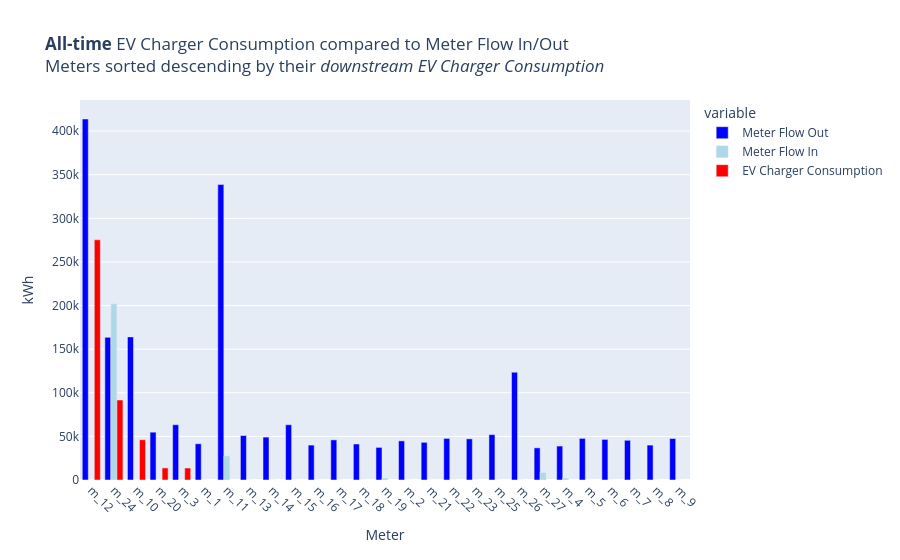

Write notebook code for a chart like this one.
### Code cell
# Plot per-Meter EVCharger consumption alongside Meter's Flow In&Out, sorted by the former descending. 
fig = px.bar(meter_combined_data.sort_values(by='EV Charger Consumption', ascending=False)
       , x='meter_id', y=['Meter Flow Out', 'Meter Flow In', 'EV Charger Consumption']
       , labels={'value':'kWh', 'meter_id':'Meter'}
       , barmode='group'
       , color_discrete_map={'Meter Flow Out': 'blue','Meter Flow In': 'lightblue', 'EV Charger Consumption': 'red'}
       , title='<b>All-time</b> EV Charger Consumption compared to Meter Flow In/Out<br>Meters sorted descending by their <i>downstream EV Charger Consumption</i>'
      )
fig.update_xaxes(tickangle=45)
fig.show()

### Figure 1 — Plotly figure (JSON) as saved in the notebook; plotly's stock layout.template omitted (floating-point values rounded to 4 significant figures)
{"data": [{"alignmentgroup": "True", "hovertemplate": "variable=Meter Flow Out<br>Meter=%{x}<br>kWh=%{y}<extra></extra>", "legendgroup": "Meter Flow Out", "marker": {"color": "blue", "pattern": {"shape": ""}}, "name": "Meter Flow Out", "offsetgroup": "Meter Flow Out", "orientation": "v", "showlegend": true, "textposition": "auto", "type": "bar", "x": ["m_12", "m_24", "m_10", "m_20", "m_3", "m_1", "m_11", "m_13", "m_14", "m_15", "m_16", "m_17", "m_18", "m_19", "m_2", "m_21", "m_22", "m_23", "m_25", "m_26", "m_27", "m_4", "m_5", "m_6", "m_7", "m_8", "m_9"], "xaxis": "x", "y": [413900.0, 163600.0, 164100.0, 54830.0, 63370.0, 41543, 338700.0, 50960.0, 49200.0, 63350.0, 40030.0, 45980.0, 41250.0, 37390.0, 44870.0, 43200.0, 47660.0, 47190.0, 52010.0, 123600.0, 36850.0, 38920.0, 47700.0, 46520.0, 45540.0, 40020.0, 47540.0], "yaxis": "y"}, {"alignmentgroup": "True", "hovertemplate": "variable=Meter Flow In<br>Meter=%{x}<br>kWh=%{y}<extra></extra>", "legendgroup": "Meter Flow In", "marker": {"color": "lightblue", "pattern": {"shape": ""}}, "name": "Meter Flow In", "offsetgroup": "Meter Flow In", "orientation": "v", "showlegend": true, "textposition": "auto", "type": "bar", "x": ["m_12", "m_24", "m_10", "m_20", "m_3", "m_1", "m_11", "m_13", "m_14", "m_15", "m_16", "m_17", "m_18", "m_19", "m_2", "m_21", "m_22", "m_23", "m_25", "m_26", "m_27", "m_4", "m_5", "m_6", "m_7", "m_8", "m_9"], "xaxis": "x", "y": [0, 202000.0, 80.91, 0, 0, 0, 27690.0, 0, 0, 0, 0, 0, 0, 2365.0, 0, 0, 0, 0, 0, 0, 8715, 2224.0, 0, 0, 0, 0, 0], "yaxis": "y"}, {"alignmentgroup": "True", "hovertemplate": "variable=EV Charger Consumption<br>Meter=%{x}<br>kWh=%{y}<extra></extra>", "legendgroup": "EV Charger Consumption", "marker": {"color": "red", "pattern": {"shape": ""}}, "name": "EV Charger Consumption", "offsetgroup": "EV Charger Consumption", "orientation": "v", "showlegend": true, "textposition": "auto", "type": "bar", "x": ["m_12", "m_24", "m_10", "m_20", "m_3", "m_1", "m_11", "m_13", "m_14", "m_15", "m_16", "m_17", "m_18", "m_19", "m_2", "m_21", "m_22", "m_23", "m_25", "m_26", "m_27", "m_4", "m_5", "m_6", "m_7", "m_8", "m_9"], "xaxis": "x", "y": [275400.0, 91702, 46180.0, 13820.0, 13730.0, null, null, null, null, null, null, null, null, null, null, null, null, null, null, null, null, null, null, null, null, null, null], "yaxis": "y"}], "layout": {"barmode": "group", "legend": {"title": {"text": "variable"}, "tracegroupgap": 0}, "title": {"text": "<b>All-time</b> EV Charger Consumption compared to Meter Flow In/Out<br>Meters sorted descending by their <i>downstream EV Charger Consumption</i>"}, "xaxis": {"anchor": "y", "domain": [0, 1], "tickangle": 45, "title": {"text": "Meter"}}, "yaxis": {"anchor": "x", "domain": [0, 1], "title": {"text": "kWh"}}}}
